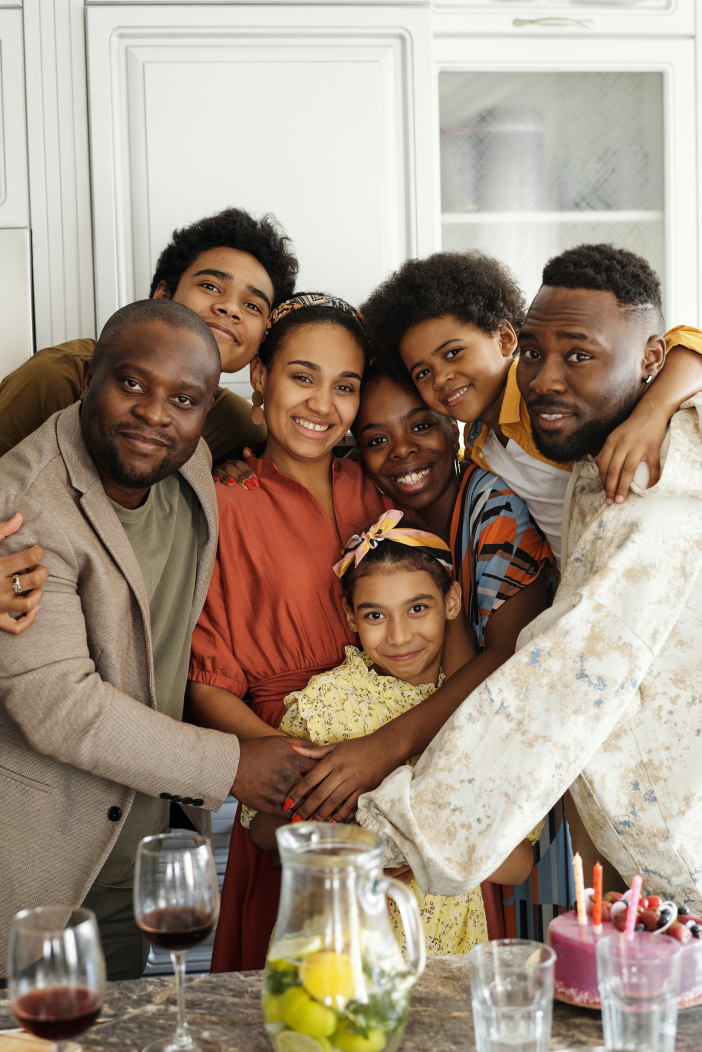
#> input picture facedetection_webApp/sample.jpg, 3510 x 5260 px, given in place of the camera (shown at 1/5 size)
$ python module8_with_pradip.py   (older library calls are emulated)
#> lines starting #> are read from the running program, lines starting #| are printed output that depends on the picture
import cv2
import numpy as np
import matplotlib.pyplot as plt

# img_color = cv2.imread('./kitten.jpg', 1)
# kernel = np.ones((11,11), np.float32)*(1/5**2)
#
# # blurr = cv2.filter2D(img_color, -1, kernel)
# # blurr = cv2.blur(img_color, (5,5))
# # blurr = cv2.GaussianBlur(img_color,(11,11),0, 0, 0)
# # blurr_sigma5 = cv2.GaussianBlur(img_color,(11,11),5)
#
# #sharpening
# kernel_sarp = np.array(
#                         [[0,-100,0],
#                          [-100,401,-100],
#                          [0,-100,0]])
#
# sharpen = cv2.filter2D(img_color, -1, kernel_sarp)
#
# cv2.imshow('original', sharpen)
# cv2.imshow('frame', img_color)
# # print(blurr)
# cv2.waitKey(0)

# im_image = cv2.imread('./checkerboard_color.png', 1)
# im_image_grey = cv2.cvtColor(im_image, cv2.COLOR_BGR2GRAY)
# kernel = np.array([[-1,0,-1],
#                    [-2,0,2],
#                    [-1,0,1]])
# image = np.ones((8,8), np.uint8) *90
# image[1:7,1:4] = 20
# image[1:7,4:7] = 150
#
# # conv = cv2.filter2D(im_image_grey, cv2.CV_64F, kernel)#, borderType=cv2.BORDER_REPLICATE)
# # cov = conv.astype(np.uint8)
# # print(image)
# convx = cv2.Sobel(im_image_grey, cv2.CV_64F, 1, 0, ksize=5)
# convy = cv2.Sobel(im_image_grey, cv2.CV_64F, 0, 1, ksize=3)
#
# # print(conv)
# plt.plot(1,1,1)
# plt.imshow(im_image_grey, cmap='gray')
# plt.show()
# plt.imshow(convy, cmap='gray')
# plt.show()

# im_color =cv2.imread('./butterfly.jpg', 1)
# im_gray = cv2.cvtColor(im_color,cv2.COLOR_BGR2GRAY)
# im_blur = cv2.GaussianBlur(im_gray,(5,5), 1.4)
# canny = cv2.Canny(im_blur, 50, 200, apertureSize=3)
# plt.imshow(canny, cmap='gray')
# plt.show()
frame_gray = 0
button = 0
keepc = 0
keepg = 0
keeps = 0
keepf = 0
keepd = 0
keepb = 0
keepdd = 0
keeppn = 0
keepsy = 0
# [174 lines left out: functions units, buttons, not called in this run]

def video_loop():
    flower = cv2.imread('./Applications/Flowers.jpg')
    house = cv2.imread('./Applications/House.jpg')
    city = cv2.imread('./Applications/New_York.jpg')
    monument = cv2.imread('./Applications/Monument.jpg')
    preview = 0
    canny = 1

    global button
    global keepc
    global keepg
    global keeps
    global keepf
    global keepd
    global keepb
    global keepd
    global keeppn
    global keepsy
    video_capture = cv2.VideoCapture(0)
    while video_capture.isOpened():
        frame_exist, frame = video_capture.read()
#> frame is the input picture: shape (5260, 3510, 3); mean B, G, R 128.2, 143.8, 160.7

        if not frame_exist:
            break
        frame = cv2.flip(frame, 1)
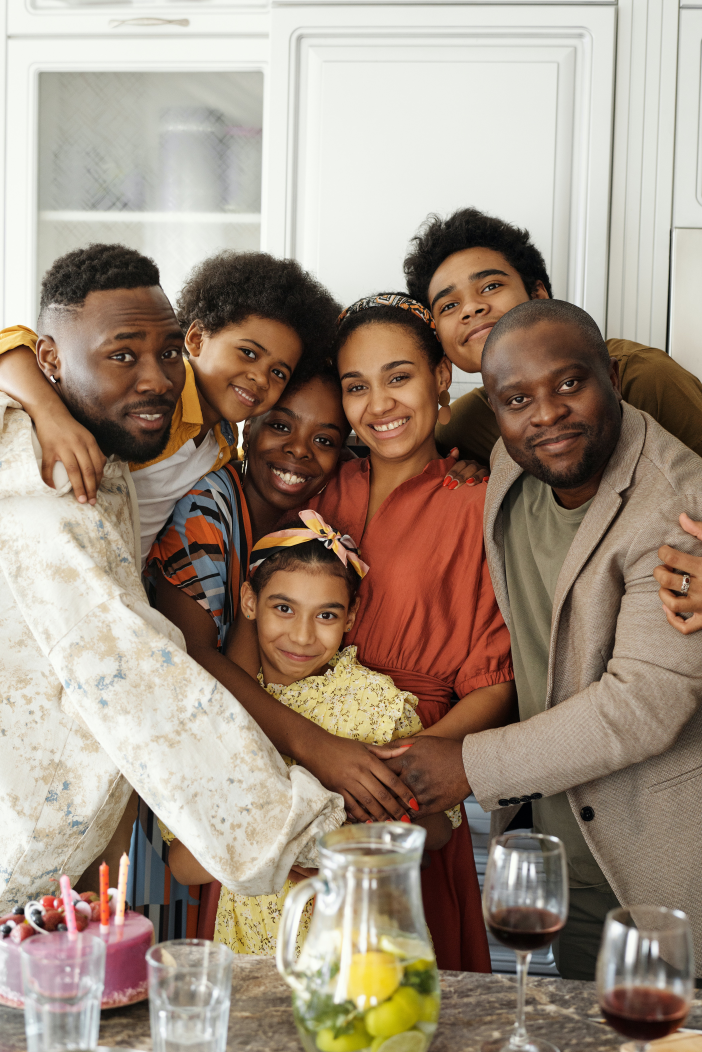
#> frame: shape (5260, 3510, 3) (shown at 1/5 size); mean B, G, R 128.2, 143.8, 160.7


        frame_gray = cv2.cvtColor(frame, cv2.COLOR_BGR2GRAY)
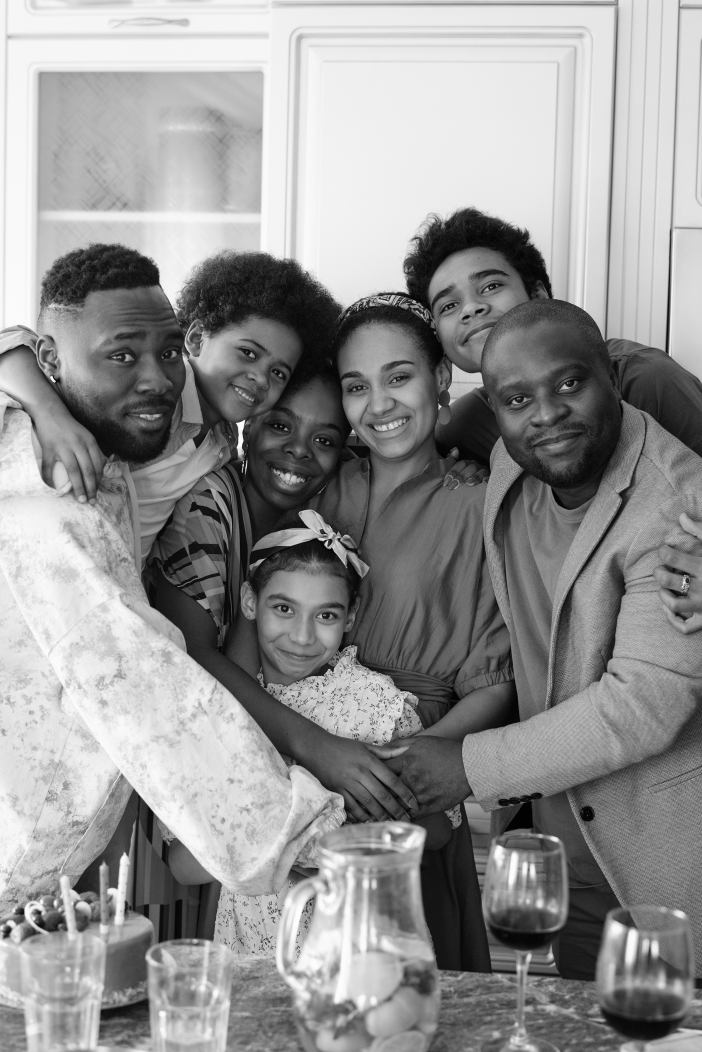
#> frame_gray: shape (5260, 3510) (shown at 1/5 size); min 0, max 255, mean 147.1
        blurred_frame = cv2.GaussianBlur(frame_gray, (5, 5), 1.4)

        # [17 lines of commented-out code are left out]
        print(button)
        dis = frame.copy()
        if button ==ord('r'):
            units(0,0,0,0,0,0, 0, 0, 0)
            # [6 lines of commented-out code are left out]

        if button==ord('c') or keepc ==1:
            canny_frame = cv2.Canny(blurred_frame, 50, 60)
            dis = canny_frame.copy()
            units(1,0,0,0,0,0, 0, 0, 0)

            # [6 lines of commented-out code are left out]

        if button ==ord('g') or keepg ==1:
            dis = frame_gray.copy()
            units(0,1,0,0,0,0, 0, 0, 0)

            # [6 lines of commented-out code are left out]


        if button ==ord('s') or keeps ==1:
            frame_sepia = frame.copy()
            frame_sepia = cv2.resize(frame_sepia, (frame.shape[1], frame.shape[0]))
            frame_seapia_rgb = cv2.cvtColor(frame_sepia, cv2.COLOR_BGR2RGB)
            frame_seapia_rgb_float = np.array(frame_seapia_rgb, np.float64)
            frame_seapia_rgb_float_tf = cv2.transform(frame_seapia_rgb_float,
                                                      np.matrix([[0.390, 0.760, 0.189],
                                                           [0.350, 0.680, 0.160],
                                                            [0.270, 0.530, 0.130]]))
            frame_seapia_rgb_float_tf = np.clip(frame_seapia_rgb_float_tf,0,255)
            frame_seapia_rgb_float_tf = np.array(frame_seapia_rgb_float_tf, np.uint8)
            frame_seapia_rgb_float_tf_bgr = cv2.cvtColor(
                frame_seapia_rgb_float_tf, cv2.COLOR_RGB2BGR)

            dis = frame_seapia_rgb_float_tf_bgr.copy()
            units(0,0,1,0,0,0, 0, 0, 0)

            # [8 lines of commented-out code are left out]

        if button ==ord('f') or keepf ==1:
            frame_gauss = frame.copy()
            gausian_kernelx = cv2.getGaussianKernel(frame.shape[1], frame.shape[1]/2)
            gausian_kernely = cv2.getGaussianKernel(frame.shape[0], frame.shape[0]/2)

            kernel = gausian_kernelx.transpose()*gausian_kernely
            mask = kernel/kernel.max()

            for i in range(0,3):
                frame_gauss[:,:,i] = frame_gauss[:,:,i]*mask

            dis = frame_gauss.copy()
            # print(gausian_kernelx)

            units(0,0,0,1,0,0, 0, 0, 0)

            # [6 lines of commented-out code are left out]

        if button == ord('d') or keepd == 1:
            kernel = np.array(
                [[0,-3,-3],
                 [3,0,-3],
                 [3,3,0]]
            )
            d_effect = cv2.filter2D(frame,-1,kernel)
            dis = d_effect.copy()

            units(0,0,0,0,1,0, 0, 0, 0)

            # [6 lines of commented-out code are left out]

        if button == ord('b') or keepb == 1:
            brigten = frame.copy()
            brigten = cv2.convertScaleAbs(brigten, alpha = 2, beta=25)
            dis = brigten.copy()
            units(0,0,0,0,0,1, 0, 0, 0)

            # [6 lines of commented-out code are left out]

        if button == ord('l') or keepdd == 1:
            k=9
            border = frame.copy()
            kernel = np.array(
                [[-1,-1,-1],
                 [-1,k,-1],
                 [-1,-1,-1]]
            )
            border_d =cv2.filter2D(border, -1, kernel)
            dis = border_d.copy()
            units(0, 0, 0, 0, 0, 0,1, 0, 0)

        if button == ord('n') or keeppn == 1:
            pencil_sk = frame.copy()
            pencil_sk_blur =cv2.GaussianBlur(pencil_sk, (5,5), 0)
            # pencil_sk = pencil_sk.astype(np.uint8)
            # print(pencil_sk.shape)
            pencil_sk_op, pencil_sk_2 = cv2.pencilSketch(pencil_sk_blur)
            dis = pencil_sk_op.copy()
            units(0, 0, 0, 0, 0, 0,0, 1, 0)

        if button == ord('t') or keepsy == 1:
            style = frame.copy()
            style_blur =cv2.GaussianBlur(style, (5,5), 0)
            style_final = cv2.stylization(style_blur, sigma_s=30, sigma_r=1)
            dis = style_final.copy()
            units(0, 0, 0, 0, 0, 0,0, 0, 1)


        frame_name = 'frame'
        cv2.namedWindow(frame_name)

        cv2.imshow(frame_name, dis)
        button = cv2.waitKey(1)
#> (key q is pressed here)
        if button==ord('q'):
            break

if __name__ == "__main__":
    # if __name__ == "__main__":
    print(f"i am in main block")
    video_loop()
    cv2.destroyAllWindows()
